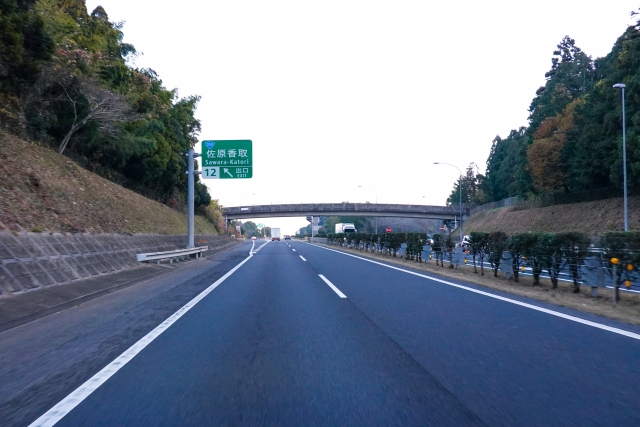
#> input picture sample_s.jpg, 640 x 427 px
$ python edges.py
#> lines starting #> are read from the running program, lines starting #| are printed output that depends on the picture
import cv2
import numpy as np

img = cv2.imread('sample_s.jpg')
#> img is the input picture: shape (427, 640, 3); mean B, G, R 141.3, 125.3, 114.3

gray = cv2.cvtColor(img, cv2.COLOR_BGR2GRAY)
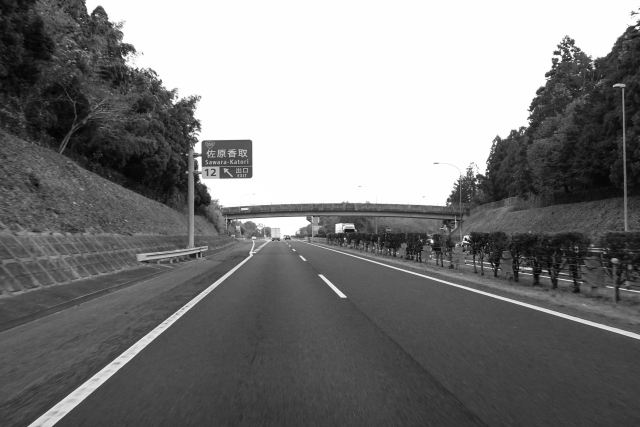
#> gray: shape (427, 640); min 2, max 255, mean 123.8

# Canny 法で2値化する。
edges = cv2.Canny(gray, 150, 300, L2gradient=True)
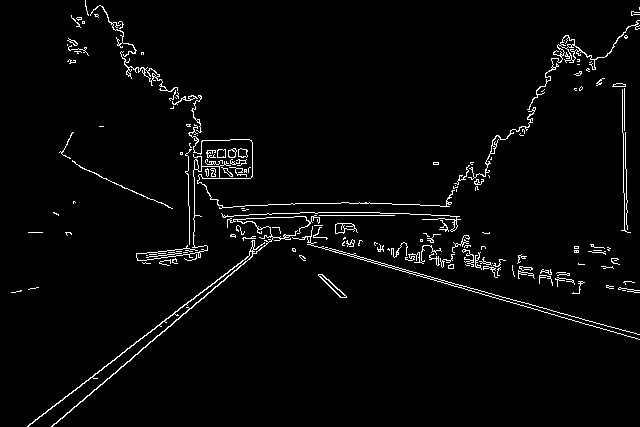
#> edges: shape (427, 640); 2.8% white in thin lines or dots

cv2.imshow('Window', edges)
cv2.waitKey()
cv2.destroyAllWindows()
cv2.imwrite('edges.png', edges)
